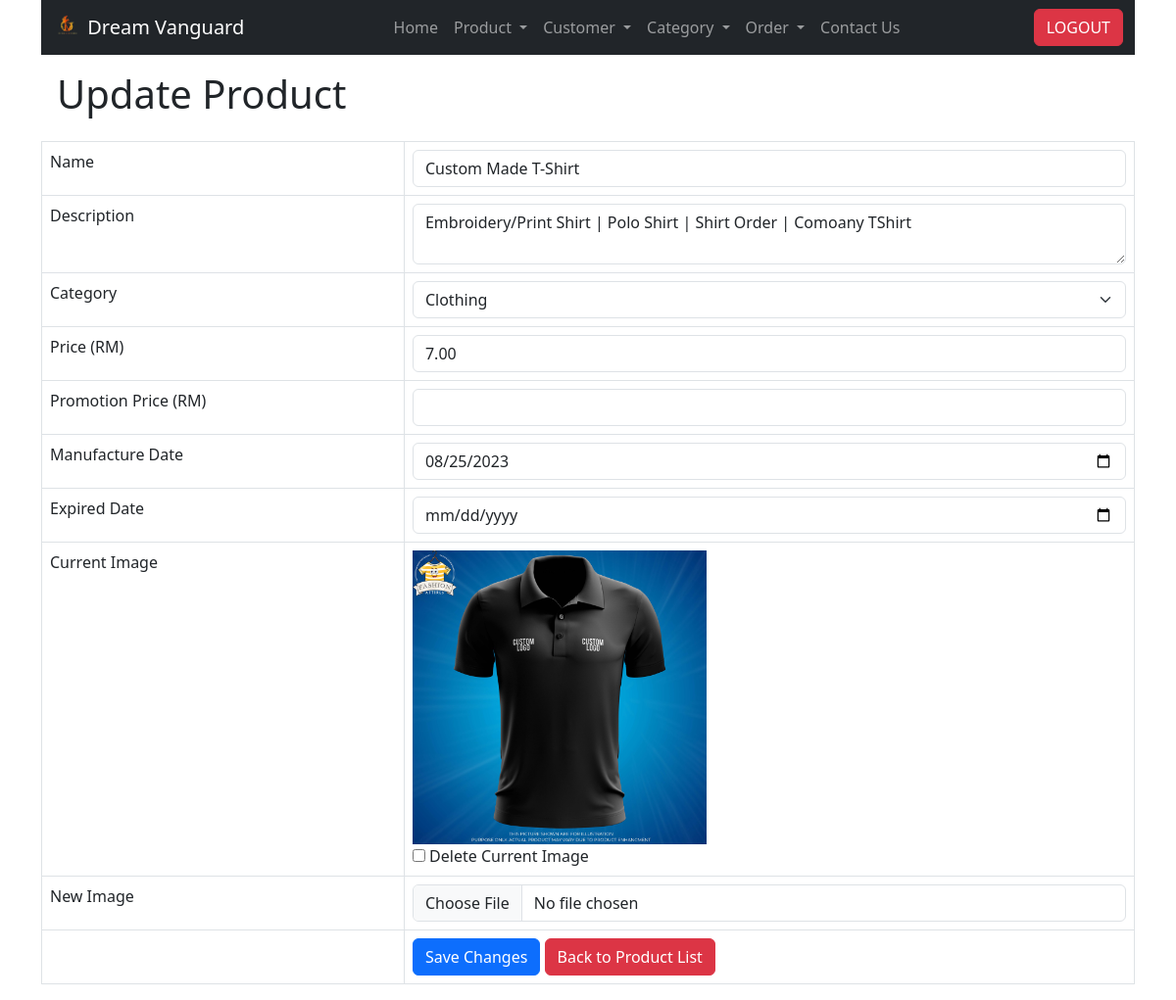
Page /product_update.php?id=51 (signed in) on the committed database.
### tables this page shows
CREATE TABLE IF NOT EXISTS `products` (
  `id` int NOT NULL AUTO_INCREMENT,
  `name` varchar(128) NOT NULL,
  `description` text NOT NULL,
  `price` double NOT NULL,
  `created` datetime NOT NULL,
  `modified` timestamp NOT NULL DEFAULT CURRENT_TIMESTAMP ON UPDATE CURRENT_TIMESTAMP,
  `promotion_price` decimal(10,2) DEFAULT NULL,
  `manufacture_date` date DEFAULT NULL,
  `expired_date` date DEFAULT NULL,
  `category_id` int DEFAULT NULL,
  `image` varchar(255) NOT NULL,
  PRIMARY KEY (`id`)
);

### product_update.php (the view, shortened to what this page needs)
<!DOCTYPE HTML>
<html>
<head>
    <link href="https://cdn.jsdelivr.net/npm/bootstrap@5.3.0/dist/css/bootstrap.min.css" rel="stylesheet">
</head>
<body>
    <div class="container">
        <?php include 'includes/navbar.php'; ?>
        <div class="p-3">
            <h1>Update Product</h1>
        </div>
        <?php
        $id = isset($_GET['id']) ? $_GET['id'] : die('ERROR: Record ID not found.');
        include 'config/database.php';
        try {
            $query = "SELECT id, name, description, price, category_id, promotion_price, manufacture_date, expired_date, image FROM products WHERE id = ? LIMIT 0,1";
            $stmt = $con->prepare($query);
            $stmt->bindParam(1, $id);
            $stmt->execute();
            $row = $stmt->fetch(PDO::FETCH_ASSOC);
            $name = $row['name'];
            $description = $row['description'];
            $price = $row['price'];
            $category = $row['category_id'];
            $promotion_price = $row['promotion_price'];
            $manufacture_date = $row['manufacture_date'];
            $expired_date = $row['expired_date'];
            $image = $row['image'];
            $price = number_format($price, 2);
            $promotion_price = ($promotion_price != null && $promotion_price != 0) ? number_format($promotion_price, 2) : '';
        } catch (PDOException $exception) {
            die('ERROR: ' . $exception->getMessage());
        }
        ?>
        <form action="<?php echo htmlspecialchars($_SERVER["PHP_SELF"] . "?id={$id}"); ?>" method="post" enctype="multipart/form-data">
            <table class='table table-hover table-responsive table-bordered'>
                <tr>
                    <td>Name</td>
                    <td><input type='text' name='name' value="<?php echo htmlspecialchars($name, ENT_QUOTES); ?>" class='form-control' /></td>
                </tr>
                <tr>
                    <td>Description</td>
                    <td><textarea name='description' class='form-control'><?php echo htmlspecialchars($description, ENT_QUOTES); ?></textarea></td>
                </tr>
                <tr>
                    <td>Category</td>
                    <td>
                        <select name='category_id' class='form-select'>
                            <?php
                            $categoryQuery = "SELECT id, category_name FROM category";
                            $categoryStmt = $con->prepare($categoryQuery);
                            $categoryStmt->execute();
                            while ($categoryRow = $categoryStmt->fetch(PDO::FETCH_ASSOC)) {
                                $selected = ($category == $categoryRow['id']) ? 'selected' : '';
                                echo "<option value='{$categoryRow['id']}' $selected>{$categoryRow['category_name']}</option>";
                            }
                            ?>
                        </select>
                    </td>
                </tr>
                <tr>
                    <td>Price (RM)</td>
                    <td><input type='text' name='price' value="<?php echo htmlspecialchars($price, ENT_QUOTES); ?>" class='form-control' /></td>
                </tr>
                <tr>
                    <td>Promotion Price (RM)</td>
                    <td><input type='text' name='promotion_price' value="<?php echo htmlspecialchars($promotion_price, ENT_QUOTES); ?>" class='form-control' /></td>
                </tr>
                <tr>
                    <td>Manufacture Date</td>
                    <td><input type='date' name='manufacture_date' value="<?php echo htmlspecialchars($manufacture_date, ENT_QUOTES); ?>" class='form-control' /></td>
                </tr>
                <tr>
                    <td>Expired Date</td>
                    <td><input type='date' name='expired_date' value="<?php echo htmlspecialchars($expired_date, ENT_QUOTES); ?>" class='form-control' /></td>
                </tr>
                <tr>
                    <td>Current Image</td>
                    <td>
                        <?php
                        if (!empty($image)) {
                            echo "<img src='uploads/{$image}' class='product-image' alt='Product Image'>";
                            echo "<br><input type='checkbox' name='delete_image' value='1'> Delete Current Image";
                        } else {
                            echo "No image available";
                        }
                        ?>
                    </td>
                </tr>
                <tr>
                    <td>New Image</td>
                    <td><input type='file' name='new_image' accept='image/*' class='form-control' /></td>
                </tr>
                <tr>
                    <td></td>
                    <td>
                        <input type='submit' value='Save Changes' class='btn btn-primary' />
                        <a href='product_read.php' class='btn btn-danger'>Back to Product List</a>
                    </td>
                </tr>
            </table>
        </form>
    </div>
</body>
</html>

### product_update.php (style rules this page uses)
.product-image { max-width: 300px; }

### includes/navbar.php (style rules this page uses)
a { text-decoration: none; color: black; }

### rows in the picture
products: name "Custom Made T-Shirt", description "Embroidery/Print Shirt | Polo Shirt | Shirt Order | Comoany TShirt", price "7.00", manufacture_date "08/25/2023", image (picture)

### other values in the picture
form field category_id "Clothing"
